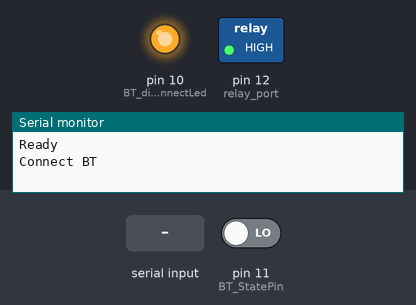
Simulated run of this sketch. Board: Arduino Uno, built with avr-gcc and run on an emulated ATmega328P. Shown: switched loads named in the sketch (green lamp = pin HIGH), output pins drawn as LEDs (lit = HIGH), the last lines printed to the serial monitor. The inputs (shaded band) are chosen by the test bench; at power-on: pin 11 (BT_StatePin) LOW.

Above: at 0.8 s.
0.9 s: pin 11 (BT_StatePin) driven HIGH
At 1.3 s:
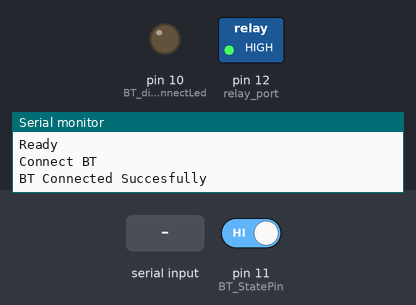
2.4 s: "DCH" received over Serial
At 3.47 s:
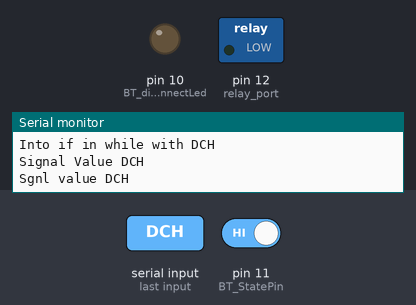
10.0 s: pin 11 (BT_StatePin) driven LOW
At 10.6 s:
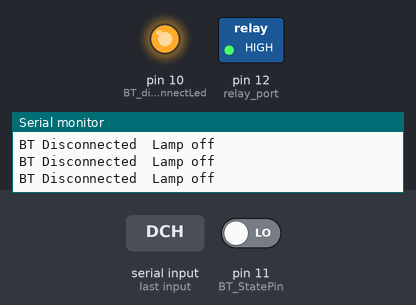
11.9 s: "DCH" received over Serial
At 12.97 s:
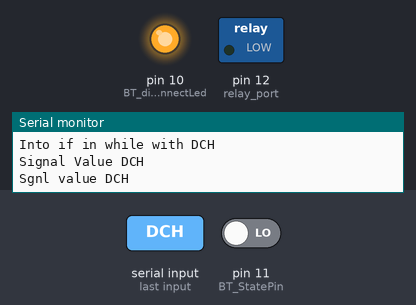
Timing chart, 0 to 14.9 s (numbered marks = the images above; inputs shaded):
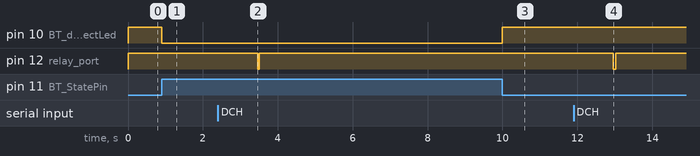

The sketch:

AutomobileBTswitch.ino
```cpp
//command to turn on = [DCH, 5] here DCH = Command to turn on lamp, and 5 is the interval duration in seconds.
//command to turn off [DCL,0]

String inputByte;
const int BT_disconnectLed = 10;
const int BT_StatePin = 11;
boolean BTconnected = false;

char lamp_state = '0';
const int relay_port = 12;
const int ledpin = 10;

String sgnlvalue;
unsigned long intervalInMs;

unsigned long interval;
unsigned long lampTurnedOnAt;
unsigned long lampTurnedOffAt;

unsigned long buttonPushedMillis;

char  inputByte1;

void setup() {

  pinMode(BT_StatePin, INPUT);
  pinMode(BT_disconnectLed, OUTPUT);

  pinMode(relay_port, OUTPUT);
  digitalWrite(relay_port , HIGH); //relay off


  Serial.begin(9600);
  Serial.println("Ready");
  Serial.println("Connect BT");


  while (!BTconnected) {
    if (digitalRead(BT_StatePin) == HIGH){BTconnected = true;};
    digitalWrite(BT_disconnectLed, HIGH); //Disconnected led indicate
    }

    digitalWrite(BT_disconnectLed, LOW);
    Serial.println("BT Connected Succesfully");
    Serial.print("");

}

void loop() {
unsigned long currentMillis = millis();

if (digitalRead(BT_StatePin) == LOW){BTconnected = false; digitalWrite(BT_disconnectLed, HIGH);}
if (digitalRead(BT_StatePin) == HIGH){BTconnected = true; digitalWrite(BT_disconnectLed, LOW);}

//command to turn on =[DCH, 5], here DCH = Command to turn on lamp, and 5 is the interval duration in second
//command to turn off [DCL]


while(Serial.available()>0){
    inputByte = Serial.readString();   //reading the bluetooth signal

    Serial.print("input\t");
    Serial.println(inputByte);

    int openingBraceIndex = inputByte.indexOf('[');
    int commaIndex = inputByte.indexOf(',', openingBraceIndex + 1);
    int secondCommaIndex = inputByte.indexOf(',', commaIndex + 1);
    int closingBraceIndex = inputByte.indexOf(']',openingBraceIndex + 1);

    String signalValue = inputByte.substring(openingBraceIndex+1,commaIndex);
    sgnlvalue = signalValue;

    String intervalValueInSec = inputByte.substring(commaIndex + 1, closingBraceIndex);

    intervalInMs = strtoul(intervalValueInSec.c_str(), NULL, 10) * 1000UL;

    if(sgnlvalue == "DCH"){
      Serial.println("Into if in while with DCH");

      inputByte1 = '1';
      if(inputByte1 == '1'){
      buttonPushedMillis = currentMillis;
        }
      }

      else if(sgnlvalue == "DCL"){
              inputByte1 = '0';}


      Serial.print("Signal Value ");


      Serial.println(signalValue);

      Serial.print("Sgnl value ");
      Serial.println(sgnlvalue);


      Serial.print("intervalValueInMiliSec ");
      Serial.println(intervalInMs);


      Serial.print("intervalValueInSec ");
      Serial.println(interval);

}

switch(inputByte1){

      case '0':
        digitalWrite(relay_port, HIGH);
        Serial.println("Lamp off");
        lamp_state = '0';
        Serial.print("Lamp State-->\t");
        Serial.println(lamp_state);

        inputByte1 = NULL;

      break;

      case '1':
        digitalWrite(relay_port, LOW);

        lampTurnedOnAt = currentMillis;
        Serial.print("lampTurnedOnAt\t");
        Serial.println(lampTurnedOnAt);

        lamp_state = '1';
        Serial.print("Lamp State--->\t");
        Serial.println(lamp_state);

        if ((unsigned long)(currentMillis - buttonPushedMillis) >= intervalInMs){


                if (BTconnected == false) {
           Serial.print("BT Disconnected\t");
           digitalWrite(relay_port, HIGH);
            Serial.println("Lamp off");
            inputByte1 = NULL;
        //    digitalWrite(ledpin, HIGH);

         };


          digitalWrite(relay_port, HIGH);
          Serial.println("Lamp off");

          lamp_state = '0';
          Serial.print("Lamp State--->\t");
          Serial.println(lamp_state);

          lampTurnedOffAt = currentMillis;
          Serial.print(" lampTurnedOffAt\t");
          Serial.println(lampTurnedOffAt);

          inputByte1 = NULL;
       }
      break;

//      default:
//      digitalWrite(relay_port, HIGH);
//      Serial.println("Lamp off");
//      lamp_state = '0';
//      Serial.print("Lamp State--->\t");
//      Serial.println(lamp_state);
//      break;
 }

if (BTconnected == false) {
   Serial.print("BT Disconnected\t");
   digitalWrite(relay_port, HIGH);
    Serial.println("Lamp off");
//    digitalWrite(ledpin, HIGH);

 inputByte1 = NULL;

};


}
```

Measured:
- after the input at 0.9 s, pin 10 (BT_disconnectLed): HIGH → LOW at once
- after the input at 2.4 s, pin 12 (relay_port): HIGH → LOW after 1.1 s, → HIGH 0.04 s later
- after the input at 10.0 s, pin 10 (BT_disconnectLed): LOW → HIGH at once
- after the input at 11.9 s, pin 12 (relay_port): HIGH → LOW after 1.1 s, → HIGH 0.06 s later
